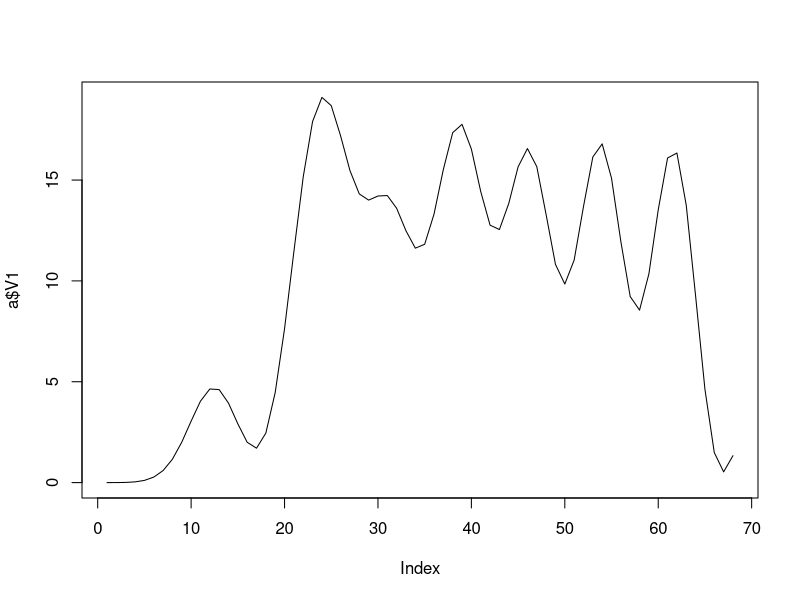

This chart was generated by the following R code:

setwd('/Users/rickdale/Sites/Dropbox/projects/studies/DiscourseStructure/github-share-1')
a = read.table('body.txt')
plot(a$V1,type='l')


